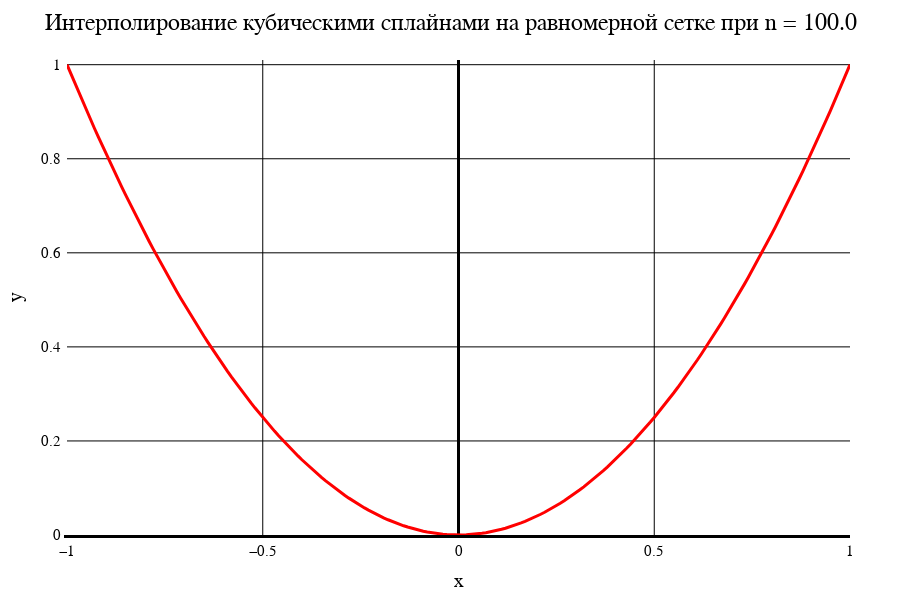

The notebook cell this image was saved under:
### Markdown cell above
Сплайн. Равномерная сетка

### Code cell
data3[1]

### Figure 1 — Plotly figure (JSON) as saved in the notebook; plotly's stock layout.template omitted (floating-point values rounded to 4 significant figures; data arrays with more than 128 entries replaced by an {"elided": "..."} marker saying what was removed)
{"data": [{"line": {"color": "red", "width": 3}, "mode": "line", "type": "scatter", "x": {"elided": "201 float values"}, "y": {"elided": "201 float values"}}], "layout": {"coloraxis": {"outlinecolor": "black"}, "font": {"color": "black", "family": "Time New Roman"}, "height": 600, "margin": {"b": 50, "l": 50, "r": 50, "t": 60}, "paper_bgcolor": "white", "plot_bgcolor": "white", "title": {"autosize": false, "font": {"color": "black", "family": "Times New Roman", "size": 24}, "paper_bgcolor": "red", "text": "Интерполирование кубическими сплайнами на равномерной сетке при n = 100.0"}, "width": 900, "xaxis": {"color": "black", "gridcolor": "black", "gridwidth": 1, "linecolor": "black", "linewidth": 3, "tickfont": {"size": 15}, "title": {"font": {"color": "black", "family": "Times New Roman", "size": 20}, "text": "x"}, "zeroline": true, "zerolinecolor": "black", "zerolinewidth": 3}, "yaxis": {"exponentformat": "power", "gridcolor": "black", "gridwidth": 1, "linewidth": 3, "range": [1.46e-20, 1.01], "tickfont": {"size": 15}, "title": {"font": {"color": "black", "family": "Times New Roman", "size": 20}, "text": "y"}, "zeroline": true, "zerolinecolor": "black", "zerolinewidth": 1}}}
